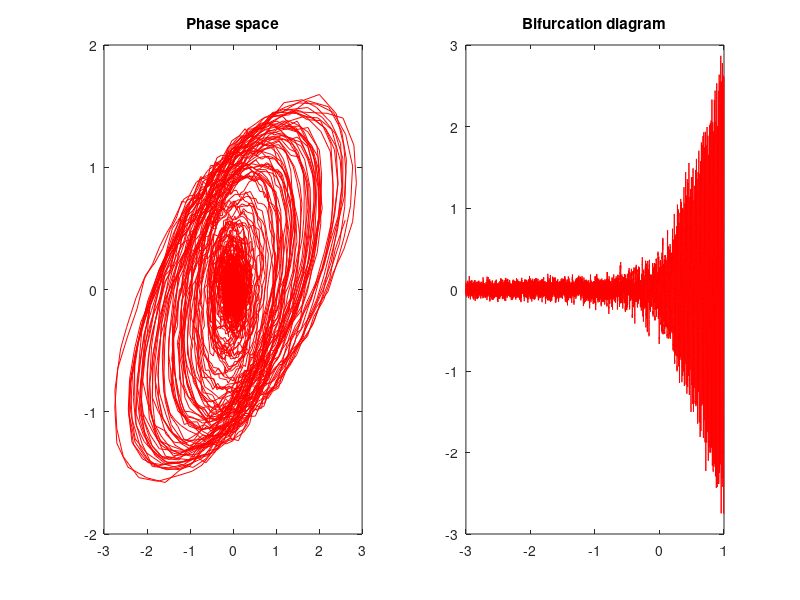
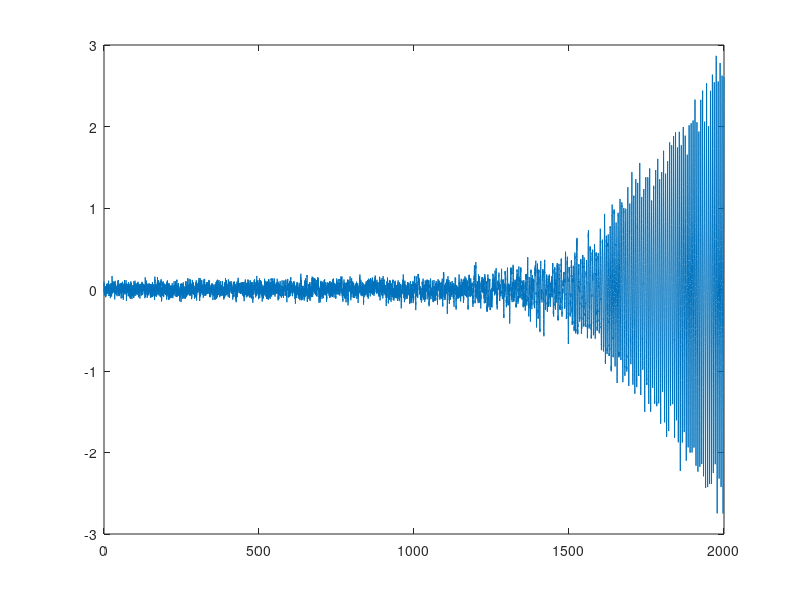

The MATLAB script that drew these images, in order:
% mu1,mu2 = the initial and final parameters values to be explored
% x0,y0 = the initial conditions
% sigma = the intensity of the noise
% M. Gidea 2011 
t0 = 0;
tfinal = 2000;
stepsize=0.1;
steps=floor((tfinal-t0)/stepsize);
x0 = 0.1; 
y0 = 0.1;
sigma=0.1;
mu1 = -3;
mu2 = 0;
mu_rate = 1500;
%mu0 = 0;
% Euler method for stochastic ODE 
x=zeros(steps,1);
y=zeros(steps,1);
t=zeros(steps,1);
mu=zeros(steps,1);
x(1) = x0; 
y(1) = y0;
t(1) = t0; 
mu(1)=mu1;
for k = 1:1:steps,
x(k+1)=x(k)+stepsize*(mu(k)*x(k)-y(k)-x(k)*y(k)*y(k))+sigma*randn*sqrt(stepsize);  
y(k+1)=y(k)+stepsize*(x(k)+mu(k)*y(k)-y(k)*y(k)*y(k))+sigma*randn*sqrt(stepsize);
t(k+1)=t(k)+stepsize;
%mu(k+1)=((t(k+1)-t0)/(tfinal-t0))*(mu2-mu1)+mu1;
mu(k+1)=((t(k+1)-t0)/mu_rate)*(mu2-mu1)+mu1;
end
subplot(1,2,1)
% The plot coordinates are x and y
plot (x(:),y(:),'r')
title ('Phase space')
subplot(1,2,2)
% The plot coordinates are mu (the parameter) and x (the x-variable) 
plot(mu(:),x(:),'r')
title('Bifurcation diagram')
z=[mu(:), x(:)];
% Write data in the file hopf.txt 
dlmwrite('hopf.txt',z)

figure;
plot(t,x);